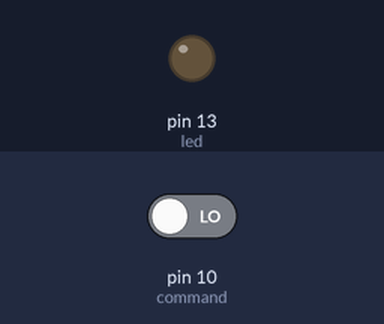
A sketch run on a simulated Arduino Uno, built with avr-gcc and run on an emulated ATmega328P. Parts: output pins drawn as LEDs (lit = HIGH). The inputs (shaded band) are chosen by the test bench; at power-on: pin 10 (command) LOW.

Above: at 1.2 s.
1.3 s: pin 10 (command) driven HIGH
At 2.3 s:
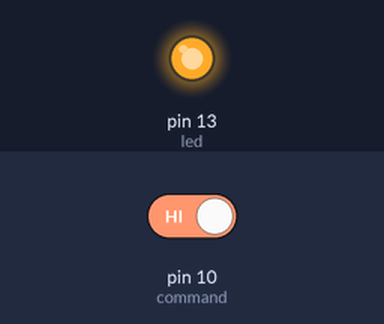
2.8 s: pin 10 (command) driven LOW
At 3.5 s:
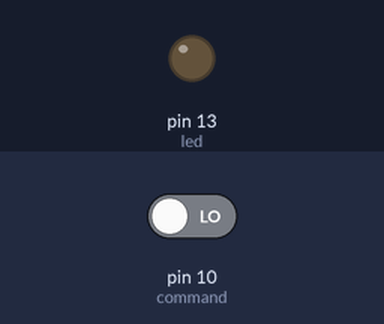
Timing chart, 0 to 5.8 s (numbered marks = the images above; inputs shaded):
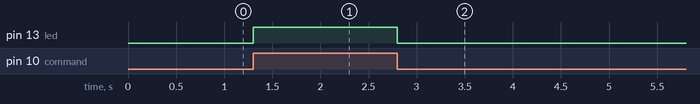

Measured:
- after the input at 1.3 s, pin 13 (led): LOW → HIGH at once
- after the input at 2.8 s, pin 13 (led): HIGH → LOW at once

The sketch:

led_command.ino
```cpp
const int led = 13;
const int command = 10;
int pistate = 0;

void setup()
{
  pinMode(led,OUTPUT);
  pinMode(command, INPUT);
}

void loop()
{
  pistate = digitalRead(command);
  if (pistate == HIGH)
    {
    digitalWrite(led,HIGH);
    }
  else
    {
     digitalWrite(led,LOW);
    }
}
```
